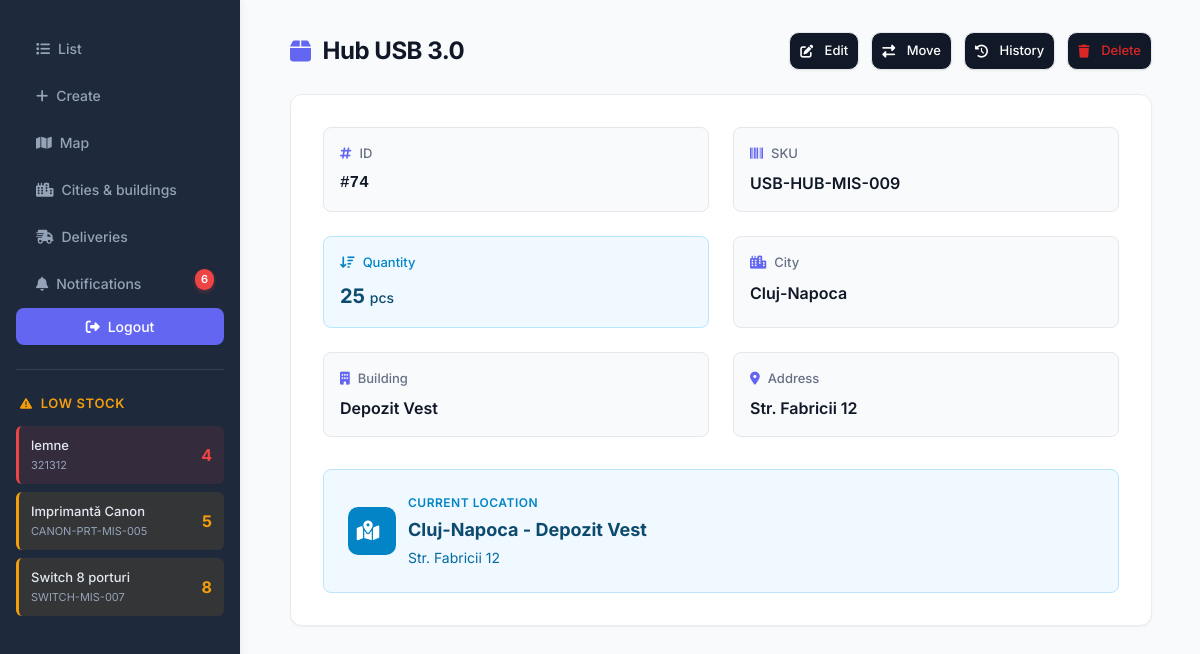
The page /item/74/ (signed in) on the database its author committed.
### app/models.py (models this page shows, shortened)
class Item(models.Model):
    owner = models.ForeignKey(get_user_model(), on_delete=models.CASCADE, related_name="items")
    name = models.CharField(max_length=100)
    sku = models.CharField(max_length=100)
    quantity = models.IntegerField(default=0)
    city = models.CharField(max_length=100, blank=True, default="")
    building = models.CharField(max_length=100, blank=True, default="")
    address = models.CharField(max_length=255, blank=True, default="")
    lat = models.DecimalField(max_digits=9, decimal_places=6, null=True, blank=True)
    lng = models.DecimalField(max_digits=9, decimal_places=6, null=True, blank=True)
    building_ref = models.ForeignKey(
        Building, on_delete=models.PROTECT, related_name="items",
        null=True, blank=True
    )
    created_at = models.DateTimeField(auto_now_add=True)
    class Meta:
        constraints = [
            models.UniqueConstraint(fields=["owner", "sku"], name="uniq_owner_sku")
        ]
        indexes = [
            models.Index(fields=["owner", "sku"]),
            models.Index(fields=["city"]),
        ]
        ordering = ["-created_at"]

### app/views.py (the view)
# urls.py: path("item/<int:pk>/", views.ItemDetailView.as_view(), name="item-detail"),
class ItemDetailView(LoginRequiredMixin, DetailView):
    model = Item
    def get_queryset(self):
        return Item.objects.filter(owner=self.request.user)

### app/context_processors.py (called while the page is built)
def low_stock_items(request):
    if request.user.is_authenticated:
        items = Item.objects.filter(
            owner=request.user,
            quantity__lt=10
        ).order_by('quantity')[:10]  # Limit to 10 items
        return {'low_stock_items': items}
    return {'low_stock_items': []}

def unread_notifications(request):
    if request.user.is_authenticated:
        unread_count = Notification.objects.filter(
            user=request.user,
            is_read=False
        ).count()
        recent_notifications = Notification.objects.filter(
            user=request.user,
            is_read=False
        ).order_by('-created_at')[:5]  # Last 5 unread
        return {
            'unread_notifications_count': unread_count,
            'recent_notifications': recent_notifications,
        }
    return {
        'unread_notifications_count': 0,
        'recent_notifications': [],
    }

### app/templates/app/item_detail.html
{% extends 'base.html' %}
{% block content %}
<div style="margin-bottom: 2rem;">
  <div style="display: flex; justify-content: space-between; align-items: center; margin-bottom: 1.5rem;">
    <h2 style="color: #101828; font-size: 24px; font-weight: 700; margin: 0; display: flex; align-items: center;">
      <i class="fas fa-box" style="color: #6366f1; margin-right: 0.75rem;"></i>
      {{ object.name }}
    </h2>
    <div style="display: flex; gap: 0.75rem;">
      <a href="{% url 'item-update' object.pk %}" class="btn" style="text-decoration: none;">
        <i class="fas fa-edit"></i> Edit
      </a>
      <a href="{% url 'item-move' object.pk %}" class="btn" style="text-decoration: none;">
        <i class="fas fa-exchange-alt"></i> Move
      </a>
      <a href="{% url 'item-history' object.pk %}" class="btn" style="text-decoration: none;">
        <i class="fas fa-history"></i> History
      </a>
      <a href="{% url 'item-delete' object.pk %}" class="btn" style="text-decoration: none; color: #dc2626;">
        <i class="fas fa-trash"></i> Delete
      </a>
    </div>
  </div>
  <div style="background: white; border-radius: 12px; padding: 2rem; box-shadow: 0 1px 2px rgba(0,0,0,0.05); border: 1px solid #eaecf0;">
    <div style="display: grid; grid-template-columns: repeat(2, 1fr); gap: 1.5rem; margin-bottom: 2rem;">
      <div style="padding: 1rem; background: #f9fafb; border-radius: 8px; border: 1px solid #e5e7eb;">
        <div style="color: #667085; font-size: 13px; font-weight: 500; margin-bottom: 0.5rem; display: flex; align-items: center;">
          <i class="fas fa-hashtag" style="margin-right: 0.5rem; color: #6366f1;"></i>
          ID
        </div>
        <div style="color: #101828; font-size: 16px; font-weight: 600; font-family: 'Courier New', monospace;">
          #{{ object.pk }}
        </div>
      </div>
      <div style="padding: 1rem; background: #f9fafb; border-radius: 8px; border: 1px solid #e5e7eb;">
        <div style="color: #667085; font-size: 13px; font-weight: 500; margin-bottom: 0.5rem; display: flex; align-items: center;">
          <i class="fas fa-barcode" style="margin-right: 0.5rem; color: #6366f1;"></i>
          SKU
        </div>
        <div style="color: #101828; font-size: 16px; font-weight: 600;">
          {{ object.sku }}
        </div>
      </div>
      <div style="padding: 1rem; background: #f0f9ff; border-radius: 8px; border: 1px solid #bae6fd;">
        <div style="color: #0284c7; font-size: 13px; font-weight: 500; margin-bottom: 0.5rem; display: flex; align-items: center;">
          <i class="fas fa-sort-amount-down" style="margin-right: 0.5rem;"></i>
          Quantity
        </div>
        <div style="color: #0c4a6e; font-size: 20px; font-weight: 700;">
          {{ object.quantity }} <span style="font-size: 14px; font-weight: 500;">pcs</span>
        </div>
      </div>
      <div style="padding: 1rem; background: #f9fafb; border-radius: 8px; border: 1px solid #e5e7eb;">
        <div style="color: #667085; font-size: 13px; font-weight: 500; margin-bottom: 0.5rem; display: flex; align-items: center;">
          <i class="fas fa-city" style="margin-right: 0.5rem; color: #6366f1;"></i>
          City
        </div>
        <div style="color: #101828; font-size: 16px; font-weight: 600;">
          {{ object.city }}
        </div>
      </div>
      <div style="padding: 1rem; background: #f9fafb; border-radius: 8px; border: 1px solid #e5e7eb;">
        <div style="color: #667085; font-size: 13px; font-weight: 500; margin-bottom: 0.5rem; display: flex; align-items: center;">
          <i class="fas fa-building" style="margin-right: 0.5rem; color: #6366f1;"></i>
          Building
        </div>
        <div style="color: #101828; font-size: 16px; font-weight: 600;">
          {{ object.building }}
        </div>
      </div>
      <div style="padding: 1rem; background: #f9fafb; border-radius: 8px; border: 1px solid #e5e7eb;">
        <div style="color: #667085; font-size: 13px; font-weight: 500; margin-bottom: 0.5rem; display: flex; align-items: center;">
          <i class="fas fa-map-marker-alt" style="margin-right: 0.5rem; color: #6366f1;"></i>
          Address
        </div>
        <div style="color: #101828; font-size: 16px; font-weight: 600;">
          {{ object.address }}
        </div>
      </div>
    </div>
    <div style="padding: 1.5rem; background: #f0f9ff; border-radius: 8px; border: 1px solid #bae6fd; margin-top: 1rem;">
      <div style="display: flex; align-items: center; gap: 0.75rem;">
        <div style="width: 48px; height: 48px; background: #0284c7; border-radius: 10px; display: flex; align-items: center; justify-content: center;">
          <i class="fas fa-map-marked-alt" style="color: white; font-size: 20px;"></i>
        </div>
        <div>
          <div style="color: #0284c7; font-size: 12px; font-weight: 600; text-transform: uppercase; letter-spacing: 0.5px; margin-bottom: 0.25rem;">
            Current Location
          </div>
          <div style="color: #0c4a6e; font-size: 18px; font-weight: 700;">
            {{ object.city }} - {{ object.building }}
          </div>
          <div style="color: #0369a1; font-size: 14px; margin-top: 0.25rem;">
            {{ object.address }}
          </div>
        </div>
      </div>
    </div>
  </div>
</div>
{% endblock %}

### app/templates/base.html (shortened to what this page needs)
{% load static %}
<!DOCTYPE html>
<html>
<head>
  <link rel="stylesheet" href="{% static 'app/css/styles.css' %}">
  <link rel="stylesheet" href="https://cdnjs.cloudflare.com/ajax/libs/font-awesome/6.5.1/css/all.min.css">
</head>
<body>
  <nav>
    <a href="{% url 'item-list' %}"><i class="fas fa-list"></i> List</a>
    <a href="{% url 'item-create' %}"><i class="fas fa-plus"></i> Create</a>
    <a href="{% url 'map'%}"><i class="fas fa-map"></i> Map </a>
    {% if user.is_staff %}
        <a href="{% url 'admin-inventory' %}"><i class="fas fa-city"></i>Cities & buildings</a>
    {% endif %}
    <a href="{% url 'delivery-list' %}" class="nav-link {% if request.resolver_match.url_name == 'delivery-list' %}active{% endif %}">
      <i class="fas fa-shipping-fast"></i>
      Deliveries
    </a>
    {% if user.is_authenticated %}
    <a href="{% url 'notification-list' %}" class="nav-link {% if request.resolver_match.url_name == 'notification-list' %}active{% endif %}" style="position: relative;">
      <i class="fas fa-bell"></i>
      Notifications
      {% if unread_notifications_count > 0 %}
      <span class="notification-badge">{{ unread_notifications_count }}</span>
      {% endif %}
    </a>
    {% endif %}
    {% if user.is_authenticated %}
      <form method="post" action="{% url 'logout' %}">
        <button type="submit"><i class="fas fa-sign-out-alt"></i> Logout</button>
      </form>
      {% if low_stock_items %}
      <div class="low-stock-section">
        <h3><i class="fas fa-exclamation-triangle"></i> Low Stock</h3>
        <div class="low-stock-table">
          {% for item in low_stock_items %}
          <div class="low-stock-item {% if item.quantity < 5 %}critical{% elif item.quantity < 10 %}warning{% endif %}">
            <div class="item-info">
              <span class="item-name">{{ item.name }}</span>
              <span class="item-sku">{{ item.sku }}</span>
            </div>
            <span class="item-quantity">{{ item.quantity }}</span>
          </div>
          {% endfor %}
        </div>
      </div>
      {% endif %}
    {% else %}
      <a href="{% url 'login' %}"><i class="fas fa-sign-in-alt"></i> Login</a>
    {% endif %}
  </nav>
  <div class="container">
    {% block content %}{% endblock %}
  </div>
</body>
</html>

### app/static/app/css/styles.css (style rules this page uses)
* { margin: 0; padding: 0; box-sizing: border-box; }
body { font-family: 'Inter', -apple-system, BlinkMacSystemFont, 'Segoe UI', sans-serif; line-height: 1.5; color: #344054; background-color: #f9fafb; display: flex; font-size: 14px; font-weight: 400; }
nav { background: #1e293b; width: 240px; height: 100vh; position: fixed; left: 0; top: 0; padding: 1.5rem 0; box-shadow: 2px 0 8px rgba(0,0,0,0.05); }
nav a { color: #94a3b8; text-decoration: none; padding: 0.75rem 1.25rem; margin: 0.125rem 1rem; border-radius: 8px; transition: all 0.2s; display: flex; align-items: center; font-size: 14px; font-weight: 500; }
nav form { margin: 0.125rem 1rem; }
nav button { background-color: transparent; color: #94a3b8; border: none; padding: 0.75rem 1.25rem; border-radius: 8px; cursor: pointer; transition: all 0.2s; width: 100%; text-align: left; font-size: 14px; font-weight: 500; display: flex; align-items: center; font-family: 'Inter', sans-serif; }
.low-stock-section { margin: 1.5rem 1rem 0 1rem; padding-top: 1.5rem; border-top: 1px solid #334155; }
.low-stock-section h3 { color: #f59e0b; font-size: 13px; font-weight: 600; margin-bottom: 0.75rem; padding: 0 0.25rem; display: flex; align-items: center; text-transform: uppercase; letter-spacing: 0.05em; }
.low-stock-section h3 i { margin-right: 0.5rem; font-size: 12px; }
.low-stock-table { display: flex; flex-direction: column; gap: 0.5rem; max-height: 300px; overflow-y: auto; }
.low-stock-item { background-color: #334155; padding: 0.625rem 0.75rem; border-radius: 6px; display: flex; justify-content: space-between; align-items: center; transition: all 0.2s; border-left: 3px solid transparent; }
.low-stock-item.warning { border-left-color: #f59e0b; background-color: rgba(245, 158, 11, 0.1); }
.low-stock-item.critical { border-left-color: #ef4444; background-color: rgba(239, 68, 68, 0.1); }
.item-info { display: flex; flex-direction: column; gap: 0.125rem; flex: 1; min-width: 0; }
.item-name { color: #e2e8f0; font-size: 13px; font-weight: 500; white-space: nowrap; overflow: hidden; text-overflow: ellipsis; }
.item-sku { color: #94a3b8; font-size: 11px; font-weight: 400; }
.item-quantity { color: #f59e0b; font-size: 16px; font-weight: 700; min-width: 30px; text-align: right; }
.low-stock-item.critical .item-quantity { color: #ef4444; }
.container { margin-left: 240px; padding: 2rem 3rem; width: calc(100% - 240px); }
h2 { color: #101828; font-size: 24px; font-weight: 600; margin-bottom: 1.5rem; letter-spacing: -0.02em; }
button[type="submit"], .btn { background-color: #6366f1; color: white; padding: 0.625rem 1.25rem; border: none; border-radius: 8px; cursor: pointer; font-size: 14px; font-weight: 500; transition: all 0.2s; font-family: 'Inter', sans-serif; display: inline-flex; align-items: center; justify-content: center; box-shadow: 0 1px 2px rgba(0,0,0,0.05); }
i.fas, i.far, i.fab, i.fa { margin-right: 0.5rem; vertical-align: middle; }
button i, a i, nav button i, nav a i { margin-right: 0.5rem; }
:root { --card:#fff; --ring:#e5e7eb; --text:#111827; --muted:#6b7280; --accent:#4f46e5; }
.btn { text-decoration:none;display:inline-block;padding:8px 10px;border-radius:10px;border:1px solid var(--ring); background:#111827;color:#fff;font-size:13px; }
.notification-badge { position: absolute; top: 8px; right: 10px; background: #ef4444; color: white; border-radius: 10px; padding: 2px 6px; font-size: 11px; font-weight: 600; min-width: 18px; text-align: center; box-shadow: 0 2px 4px rgba(239, 68, 68, 0.3); }

### rows shown on the page
Item: name "lemne", sku "321312", quantity "4"
Item: name "Imprimantă Canon", sku "CANON-PRT-MIS-005", quantity "5"
Item: name "Switch 8 porturi", sku "SWITCH-MIS-007", quantity "8"
Item: name "Hub USB 3.0", pk "74", sku "USB-HUB-MIS-009", quantity "25", city "Cluj-Napoca", building "Depozit Vest", address "Str. Fabricii 12"

### other values the page prints
{{ unread_notifications_count }} "6"
